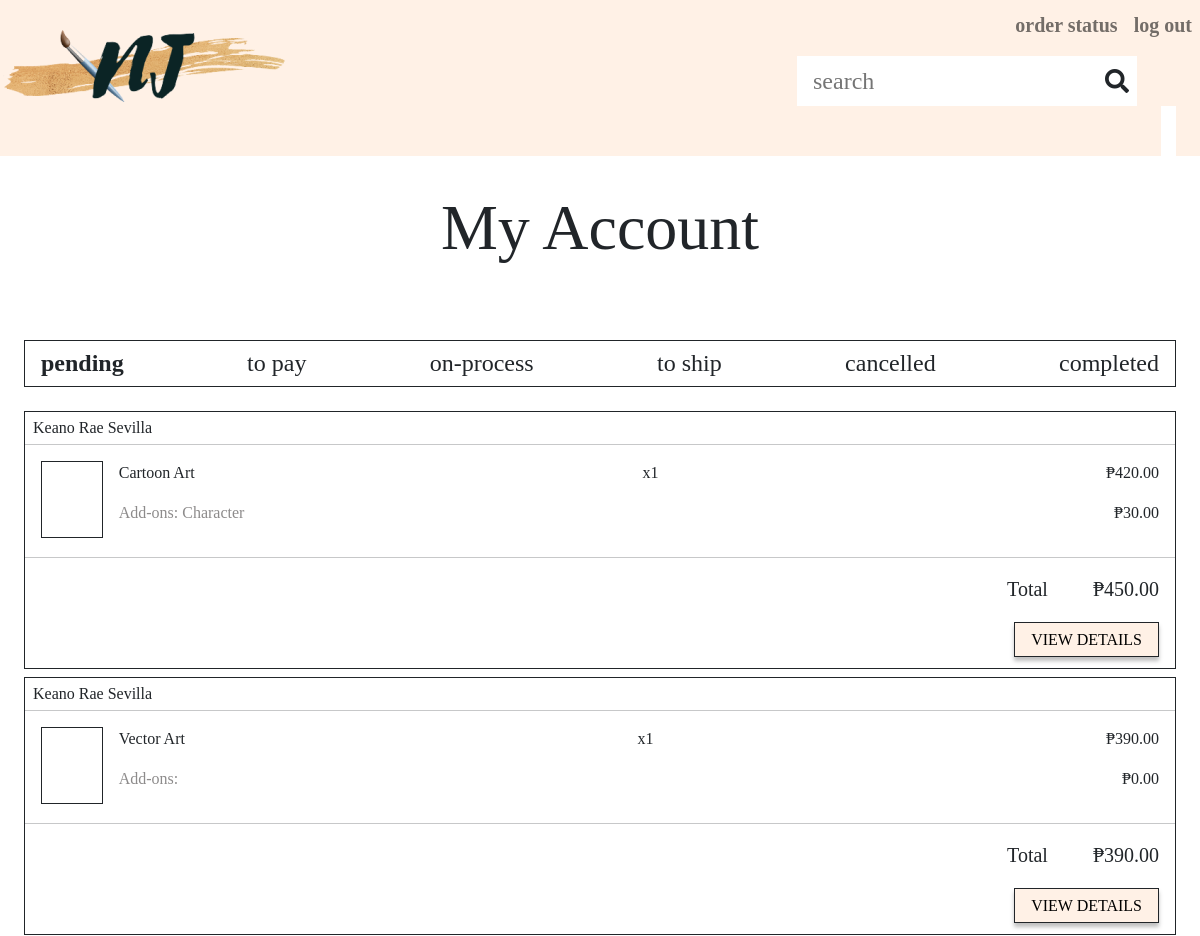
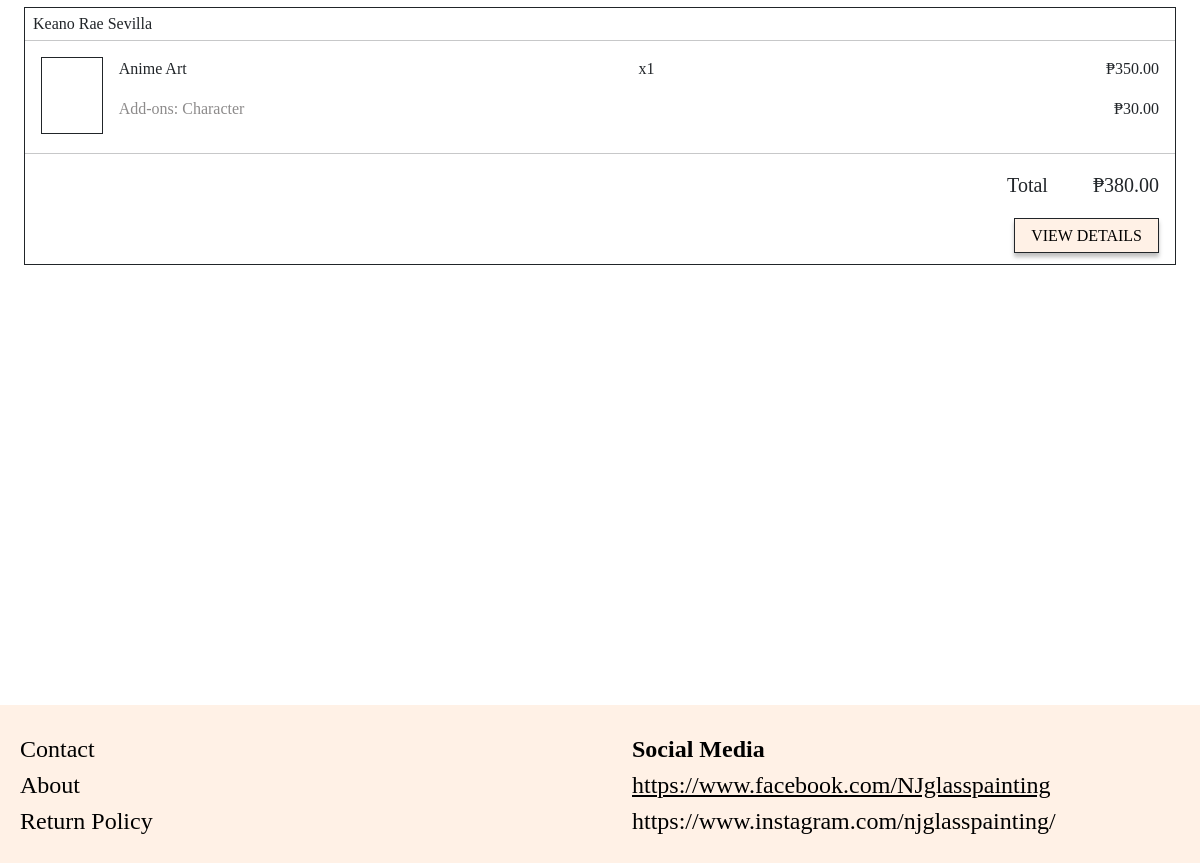
/users/user/order-details/user-pending.php (signed in), run on the app's committed database (2 pictures, top to bottom).
### tables this page shows
CREATE TABLE `order_details` (
  `id` mediumint(8) UNSIGNED ZEROFILL NOT NULL,
  `order_id` mediumint(8) UNSIGNED ZEROFILL NOT NULL,
  `product_id` int(11) NOT NULL,
  `quantity` int(11) DEFAULT 0,
  `product_price` decimal(7,2) NOT NULL,
  `add_ons` decimal(7,2) NOT NULL DEFAULT 0.00,
  `add_ons_details` varchar(200) NOT NULL,
  `uploaded_image` varchar(255) NOT NULL
);

CREATE TABLE `orders` (
  `id` mediumint(8) UNSIGNED ZEROFILL NOT NULL,
  `customer_id` mediumint(8) UNSIGNED ZEROFILL NOT NULL,
  `receiver_name` varchar(50) NOT NULL,
  `email` varchar(50) NOT NULL,
  `shipping_address` varchar(50) NOT NULL,
  `shipping_city` varchar(50) NOT NULL,
  `ship_postal_code` varchar(50) NOT NULL,
  `contact_number` varchar(50) NOT NULL,
  `shipping_fee` decimal(7,2) NOT NULL,
  `shipping_method` varchar(50) NOT NULL,
  `message` varchar(255) NOT NULL,
  `order_status` tinyint(11) NOT NULL,
  `order_date` timestamp NOT NULL DEFAULT current_timestamp(),
  `paid_date` timestamp NULL DEFAULT NULL ON UPDATE current_timestamp(),
  `shipped_date` timestamp NULL DEFAULT NULL ON UPDATE current_timestamp()
);

CREATE TABLE `product` (
  `id` int(11) NOT NULL,
  `product_name` varchar(50) NOT NULL,
  `product_cover` varchar(50) NOT NULL,
  `product_cover_path` varchar(255) NOT NULL,
  `product_details` varchar(255) NOT NULL,
  `products_rating` varchar(50) NOT NULL,
  `1ch_price` decimal(7,2) NOT NULL,
  `2ch_price` decimal(7,2) NOT NULL,
  `add_char` decimal(7,2) NOT NULL,
  `add_dedication` decimal(7,2) NOT NULL,
  `category` varchar(100) NOT NULL
);

### users/user/order-details/user-pending.php (the view, shortened to what this page needs)
<?php
    include('../../../include/header.php');
    include('../../../include/navbar.php');
?>
    <div class="container-fluid account p-0">
        <p class="header text-center mt-4">My Account</p>
        <br>
        <br>
        <?php
            $database = new Connection();
            $db = $database->open();
            $sql = $db->prepare("SELECT o.id, o.receiver_name, p.product_name, od.quantity, od.product_price, od.add_ons, od.add_ons_details
                                FROM orders o JOIN order_details od JOIN product p ON o.id=od.order_id AND od.product_id=p.id
                                WHERE customer_id=:uid AND o.order_status=1"
                                 );
            $sql->bindParam(':uid',$_SESSION['pid'],PDO::PARAM_INT);
            $sql->execute();
            $count = $sql->rowCount();
            if($count == 0){
        ?>
        <div class="content mx-5">
            <p class="header m-0 ms-4">Order History</p>
            <p class="placeholder ms-5">You haven't placed any orders yet.</p>
        </div>
        <?php
            }
            else{
        ?>
            <div class="tmp mx-3 mb-4">
                <div class="title d-flex justify-content-between mx-2 py-2 px-3 border border-dark">
                    <a class="text-reset text-decoration-none fst-normal h4 mb-0 fw-bolder" href="#">pending</a>
                    <a class="text-reset text-decoration-none fst-normal h4 mb-0" href="user-to-pay.php">to pay</a>
                    <a class="text-reset text-decoration-none fst-normal h4 mb-0" href="#">on-process</a>
                    <a class="text-reset text-decoration-none fst-normal h4 mb-0" href="#">to ship</a>
                    <a class="text-reset text-decoration-none fst-normal h4 mb-0" href="#">cancelled</a>
                    <a class="text-reset text-decoration-none fst-normal h4 mb-0" href="#">completed</a>
                </div>
            </div>
        <?php
                while($row=$sql->fetch(PDO::FETCH_ASSOC)){
        ?>
            <form action="">
                <div class="box border border-dark mb-2 mx-4">
                    <div class="row ms-2 pt-1">
                        <?php echo $row['receiver_name']; ?>
                    </div>
                    <hr class="mt-1">
                    <div class="inner-box d-flex">
                        <div class="box border border-dark ms-3" style="height: 77px;width: 68px;"></div>
                        <div class="text w-100 mx-3">
                            <div class="row1 d-flex justify-content-between">
                                <div class="txt"><p><?php echo $row['product_name']; ?></p></div>
                                <div class="txt"><p><?php echo "x".$row['quantity']; ?></p></div>
                                <div class="txt"><p><?php echo "₱".$row['product_price']; ?></p></div>
                            </div>
                            <div class="row2 d-flex justify-content-between">
                                <div class="txt"><p style="color:#8D8B8B;">Add-ons: <?php echo $row['add_ons_details']; ?></p></div>
                                <div class="txt"><p><?php echo "₱".$row['add_ons']; ?></p></div>
                            </div>
                        </div>
                    </div>
                    <hr>
                    <div class="bot">
                        <div class="txt text-end me-3 mb-4">
                            <p class="fs-5" style="word-spacing:40px;">Total <?php echo "₱".number_format(($row['product_price']*$row['quantity']) + $row['add_ons'], 2);?></p>
                        </div>
                        <div class="text-end me-3 mb-3">
                            <a href="account-details.php?id=<?php echo $row['id']; ?>" class="px-3 py-1 border text-decoration-none border-dark btn-pink btn-shadow py-2">VIEW DETAILS</a>
                        </div>
                    </div>
                </div>
            </form>
        <?php
                }
            }
        ?>
        <br>
        <br>
        <br>
        <br>
        <br>
        <br>
        <br>
        <br>
        <br>
        <br>
        <br>
        <br>
        <br>
        <br>
        <br>
        <br>
        <br>
        <br>
        <footer>
            <div class="row">
                <div class="col d-flex flex-column">
                    <a class="text-decoration-none text-reset mt-3" href="contact.php">Contact</a>
                    <a class="text-decoration-none text-reset" href="about.php">About</a>
                    <a class="text-decoration-none text-reset mb-4" href="policy.php">Return Policy</a>
                </div>
                <div class="col">
                    <p class="fw-bold mt-3">Social Media</p>
                    <p class="text-decoration-underline">https://www.facebook.com/NJglasspainting</p>
                    <p class="mb-4">https://www.instagram.com/njglasspainting/</p>
                </div>
            </div>
        </footer>
    </div>
</body>
</html>

### assets/css/styles.css (style rules this page uses)
* { margin: 0; padding: 0; box-sizing: border-box; font-family: Calibri; }
body { overflow-x: hidden; }
.btn-pink { background-color: #FFF1E6 !important; color: #000 !important; font-weight: 400; font-style: normal; }
.btn-shadow { box-shadow: 0px 4px 4px rgba(0, 0, 0, 0.25); }
a { cursor: pointer; }
.account .header { font-size: 64px; }
footer { background-color: #FFF1E6; color: #000; bottom: 0; left: 0; right: 0; height: auto; width: 100vw; padding-top: 10px; }
footer a, footer p { margin: 0; margin-left: 20px; font-size: 24px !important; }

### data on the page
order_details: order.receiver_name "Keano Rae Sevilla", product.product_name "Cartoon Art", quantity "1", product_price "420.00", add_ons_details "Character", add_ons "30.00", ($row['product_price']*$row['quantity']) + $row['add_ons'] "450.00"
order_details: order.receiver_name "Keano Rae Sevilla", product.product_name "Vector Art", quantity "1", product_price "390.00", add_ons "0.00", ($row['product_price']*$row['quantity']) + $row['add_ons'] "390.00"
order_details: order.receiver_name "Keano Rae Sevilla", product.product_name "Anime Art", quantity "1", product_price "350.00", add_ons_details "Character", add_ons "30.00", ($row['product_price']*$row['quantity']) + $row['add_ons'] "380.00"
